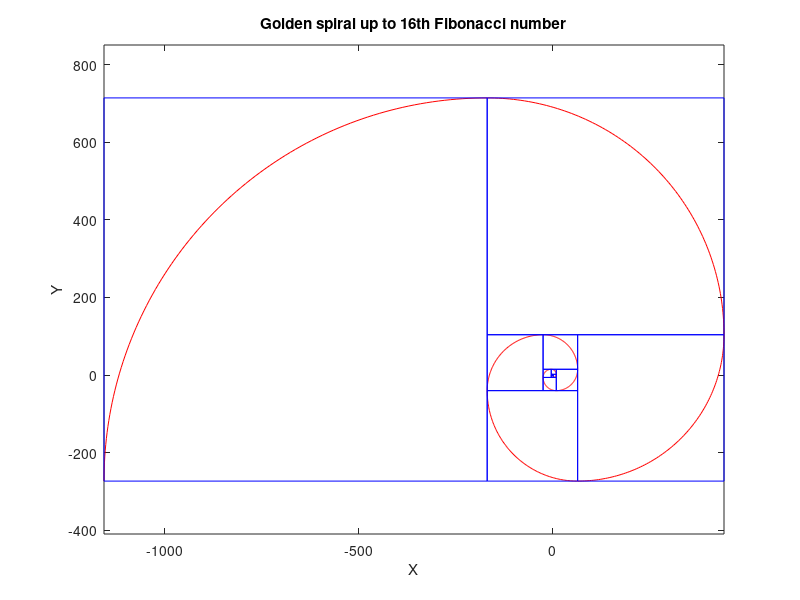

This chart was generated by the following MATLAB code:
clear; clc; close all;

%% the basic shape, located at the third quadrant

theta = linspace(pi,3*pi/2,100);

gd_spiral = [cos(theta); sin(theta); ones(1,100)];

bd_box = [0, -1, -1,  0, 0;
         0,  0, -1, -1, 0;
         1,  1,  1,  1, 1];

%% Golden spiral by Fibonacci sequence

Fib = zeros(20,1);

Fib(1) = 1;
Fib(2) = 1;

% rotation pi/2 every step 
T_rot = [cos(pi/2) -sin(pi/2) 0;
         sin(pi/2)  cos(pi/2) 0;
         0          0         1];
% target Fibonacci number
n = 16;

for i = 1:n
    if i == 1
        plot(gd_spiral(1,:),gd_spiral(2,:),'r')
        hold on
        plot(bd_box(1,:),bd_box(2,:),'b')
        
        gd_spiral_pre = gd_spiral;
        bd_box_pre = bd_box;
    else
        % generate new Fibonacci sequence
        if i >= 3
           Fib(i) = Fib(i-2) + Fib(i-1); 
        end

        % scaling
        T_sc = [Fib(i)/Fib(i-1) 0 0;
                0 Fib(i)/Fib(i-1) 0;
                0 0 1];
            
        % perform rotate and scaling
        gd_spiral_cur = T_sc*T_rot*gd_spiral_pre;
        bd_box_cur = T_sc*T_rot*bd_box_pre;
        
        % find out the translation distance
        dxdy = gd_spiral_pre(:,end) - gd_spiral_cur(:,1);
        
        T_trans = eye(3);
        T_trans(:,3) = T_trans(:,3) + dxdy;
        
        % perform translation to connect the curves 
        gd_spiral_cur = T_trans*gd_spiral_cur;
        bd_box_cur = T_trans*bd_box_cur;
        
        % plot
        plot(gd_spiral_cur(1,:),gd_spiral_cur(2,:),'r')
        plot(bd_box_cur(1,:),bd_box_cur(2,:),'b')
        
        % update the arc and box
        gd_spiral_pre = gd_spiral_cur;
        bd_box_pre = bd_box_cur;
        
    end
end

axis equal

xlabel('X')
ylabel('Y')
title(['Golden spiral up to ',num2str(n),'th Fibonacci number'])

%%